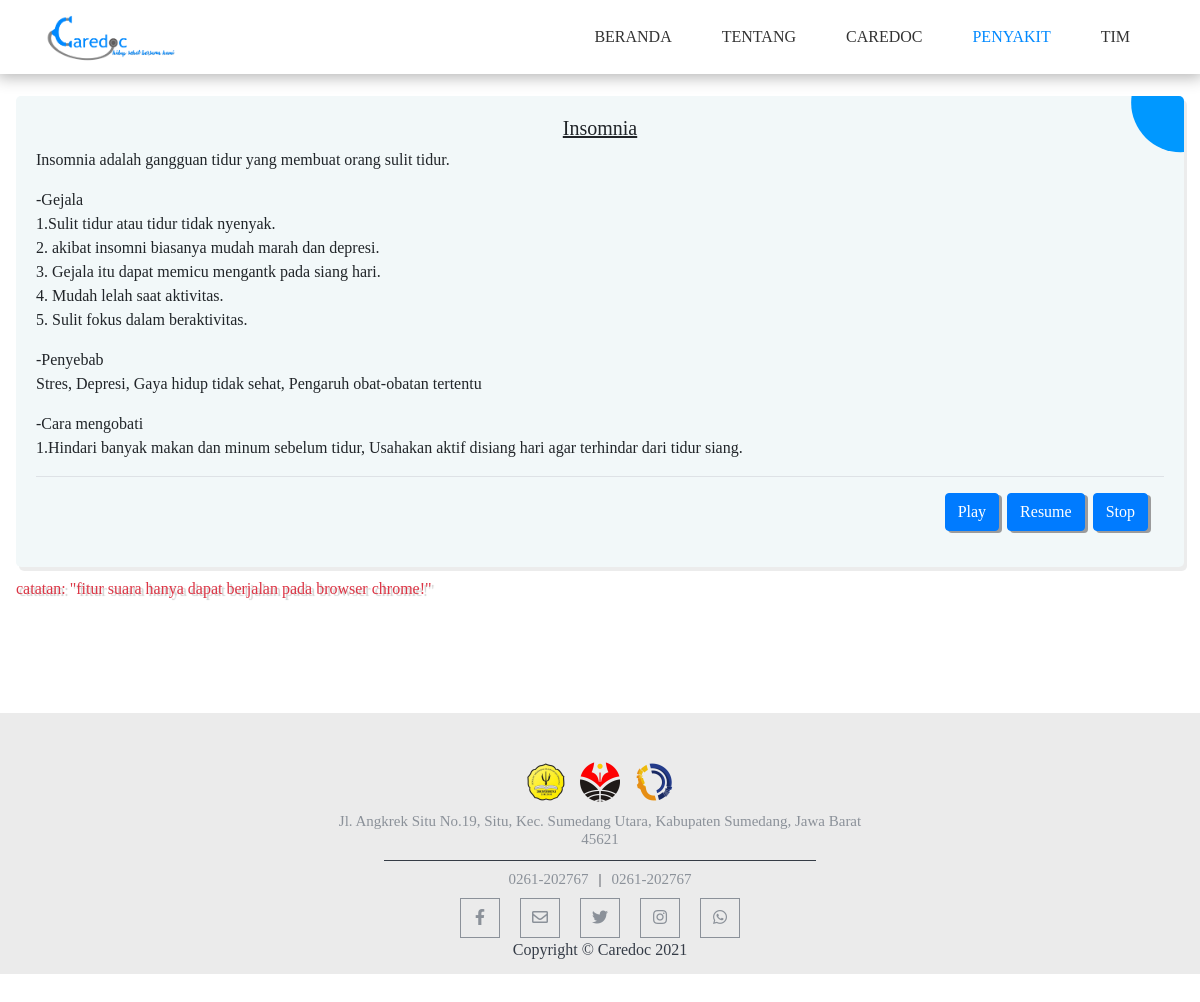
Page /deskripsi_penyakit.php?id=7 on the committed database.
### tables this page shows
CREATE TABLE `penyakit` (
  `id` int(11) NOT NULL,
  `nama` varchar(567) NOT NULL,
  `penyebab` varchar(567) NOT NULL,
  `gejala` varchar(567) NOT NULL,
  `pengobatan` varchar(567) NOT NULL,
  `deskripsi` varchar(1000) NOT NULL,
  `gambar` varchar(500) NOT NULL
);

### deskripsi_penyakit.php (the view, shortened to what this page needs)
<?php
include "admin/config.php";
$id = abs(intval($_GET['id']));
$sql = "SELECT * FROM penyakit WHERE id='$id' LIMIT 1";
?>
<html lang="en">
<head>
    <link rel="stylesheet" href="css/style.css">
    <link rel="stylesheet" href="css/styledies.css">
    <link rel="stylesheet" href="vendor/bootstrap/css/bootstrap.css">
    <link rel="stylesheet" href="vendor/bootstrap/css/bootstrap.min.css">
    <link rel="stylesheet" href="vendor/fontawesome-free/css/all.css">
    <link href="vendor/aos-master/dist/aos.css" rel="stylesheet">
</head>
<body>
    <header class="header-area" id="page-top">
        <div class="navbar-area">
            <div class="container">
                <nav class="site-navbar">
                    <div class="content-image">
                        <img src="vendor/img/caredoc.png" alt="caredoc-logo">
                    </div>
                    <ul class="menu" id="menu">
                        <li><a href="index.php" class="">Beranda</a></li>
                        <li><a href="index.php #about" class="">Tentang</a></li>
                        <li><a href="index.php #caredoc" class="">Caredoc</a></li>
                        <li class="active"><a href="penyakit.php" class="">Penyakit</a></li>
                        <li><a href="tim.php">Tim</a></li>
                    </ul>
                </nav>
            </div>
        </div>
    </header>
    <?php
    if (isset($_GET['id'])) {
    ?>
        <div class="container-fluid p-6">
            <div class="row">
                <?php
                $query = mysqli_query($koneksi, $sql);
                while ($asosiasi = mysqli_fetch_assoc($query)) {
                    $nama_penyakit = $asosiasi['nama'];
                    $data_deskripsi = $asosiasi['deskripsi'];
                    $data_penyebab = $asosiasi['penyebab'];
                    $data_gejala = explode(",", $asosiasi['gejala']);
                    $data_pengobatan = explode(".", $asosiasi['pengobatan']);
                ?>
                    <div class="col-sm-12">
                        <div class="card2 sdh">
                            <div class="card-body" id="textdies">
                                <h5 class="ts"><?php echo "$nama_penyakit"; ?></h5>
                                <p class="card-text">
                                    <?php echo "$data_deskripsi"; ?>
                                </p>
                                <p class="card-text">
                                    -Gejala<br>
                                    <?php
                                    $no_langkah = 1;
                                    foreach ($data_gejala as $gejala) {
                                        echo "$no_langkah" . "." . "$gejala" . "." . "<br>";
                                        $no_langkah++;
                                    } ?>
                                    <p>
                                        -Penyebab<br>
                                        <?php echo "$data_penyebab" . "<br>"; ?>
                                    </p>
                                    <p class="card-text" id>
                                        -Cara mengobati<br>
                                        <?php
                                        $no_langkah = 1;
                                        foreach ($data_pengobatan as $pengobatan) {
                                            echo "$no_langkah" . "." . "$pengobatan" . "." . "<br>";
                                            $no_langkah++;
                                        } ?>
                                    </p>
                                    <div class="modal-footer">
                                        <button type="button" onclick="play();" class="btn btn-primary">Play</button>
                                        <button type="button" onclick="pause();" class="btn btn-primary">Resume</button>
                                        <button type="button" onclick="stop();" class="btn btn-primary">Stop</button>
                                    </div>
                            </div>
                        </div>
                        <p class="note text-danger">catatan: "fitur suara hanya dapat berjalan pada browser chrome!"</p>
                    </div>
                <?php
                }
                ?>
            <?php
        }
            ?>
            </div>
        </div>
        <div class="footer-section" id="footer">
            <div class="container pd-5">
                <div class="row">
                    <div class="col-lg-6 offset-lg-3">
                        <div class="contact-content text-center">
                            <div class="footer-logo">
                                <a href="http://smkifsu.sch.id/" target="blank"><img src="vendor/img/ifsu.png"></a>
                                <a href="http://cs.upi.edu/v2/home" target="blank"><img src="vendor/img/upi.png"></a>
                                <a href="http://dinamik.cs.upi.edu/" target="blank"><img src="vendor/img/dinamik15.png"></a>
                            </div>
                            <h6>Jl. Angkrek Situ No.19, Situ, Kec. Sumedang Utara, Kabupaten Sumedang, Jawa Barat 45621</h6>
                            <h6>0261-202767<span>|</span>0261-202767</h6>
                            <div class="contact-social">
                                <ul>
                                    <li><a class="hover-target" target="blank" href="https://www.facebook.com/Ifsuofficial/"><i class="fab fa-facebook-f"></i></a></li>
                                    <li><a class="hover-target" target="blank" href="mailto:info@smkifsmd.sch.id"><i class="far fa-envelope"></i></a></li>
                                    <li><a class="hover-target" target="blank" href="https://twitter.com/ifsuofficial"><i class="fab fa-twitter"></i></i></a></li>
                                    <li><a class="hover-target" target="blank" href="https://instagram.com/smkinformatikasumedang?igshid=18ehskk5w95n4"><i class="fab fa-instagram"></i></i></a></li>
                                    <li><a class="hover-target" target="blank" href="https://wa.me/0261-202767"><i class="fab fa-whatsapp"></i></i></a></li>
                                </ul>
                            </div>
                            <span>Copyright © Caredoc <?= date('Y') ?></span>
                        </div>
                    </div>
                </div>
            </div>
        </div>
</body>
</html>

### css/style.css (style rules this page uses)
* { padding: 0; margin: 0; box-sizing: border-box; }
body { font-family: 'Averia Serif Libre', cursive !important; }
.content-image img { max-width: 130px; }
.navbar-area { background: #fff; position: fixed; width: 100%; z-index: 30; box-shadow: 0 0 15px 3px rgba(0,0,0,0.3); }
.site-navbar { display: flex; justify-content: space-between; align-items: center; }
.site-navbar ul { margin: 0; padding: 0; list-style: none; display: flex; }
.site-navbar ul li a { color: #333; padding: 25px; display: block; text-decoration: none; text-transform: uppercase; font-family: 'Averia Serif Libre', cursive !important; }
li.active a { color: #0089ff !important; }
::placeholder { color: #0098FF; }
.footer-section { background: #ebebeb; position: relative; padding: 12px; padding-top: 45px; }
.footer-section ul { margin: 0; padding: 0; list-style: none; }
.footer-section .contact-content h6 { color: #8b9199; font-size: 15px; font-weight: 400; margin: 10px 0 10px; }
.footer-section .contact-content span { color: #353c47; margin: 0 10px; }
.footer-section .contact-social { margin-top: 0; }
.footer-section .contact-social>ul { display: inline-flex; }
.footer-section .contact-social ul li a { border: 1px solid #8b9199; color: #8b9199; display: inline-block; height: 40px; margin: 0 10px; padding-top: 10px; transition: all 0.4s ease 0s; width: 40px; }
.footer-section .footer-logo { display: block; }
.footer-section .footer-logo img { width: 40px; margin-right: 5px; margin-left: 5px }
.footer-section .footer-logo img { padding-top: 4px; max-width: 200px; }

### css/styledies.css (style rules this page uses)
.sdh { box-shadow: 3px 4px rgba(0, 0, 0, 0.075); }
.btn { box-shadow: 3px 2px rgba(134, 133, 133, 0.8); }
.card2 { position: relative; background-color: #f2f8f9; text-decoration: none; z-index: 0; overflow: hidden; border-radius: 5px; }
.card2:before { content: ""; position: absolute; z-index: -1; top: -50px; right: -50px; background: #0098ff; height: 110px; width: 110px; border-radius: 100px; -webkit-transform: scale(0.9); transform: scale(0.9); -webkit-transform-origin: 65% 65%; transform-origin: 65% 65%; -webkit-transition: -webkit-transform 0.25s ease-out; transition: -webkit-transform 0.25s ease-out; transition: transform 0.25s ease-out; transition: transform 0.25s ease-out, -webkit-transform 0.25s ease-out; }
.ts { text-align: center; text-decoration: underline; }
.p-6 { padding: 6rem 1rem !important; }
.note { width: 100%; margin-top: 10px; text-shadow: 3px 2px 1px rgba(0, 0, 0, 0.2); }

### rows in the picture
penyakit: nama "Insomnia", deskripsi "Insomnia adalah gangguan tidur yang membuat orang sulit tidur.", gejala "Sulit tidur atau tidur tidak nyenyak", gejala "akibat insomni biasanya mudah marah dan depresi", gejala "Gejala itu dapat memicu mengantk pada siang hari", gejala "Mudah lelah saat aktivitas", gejala "Sulit fokus dalam beraktivitas", penyebab "Stres, Depresi, Gaya hidup tidak sehat, Pengaruh obat-obatan tertentu", pengobatan "Hindari banyak makan dan minum sebelum tidur, Usahakan aktif disiang hari agar terhindar dari tidur siang"
